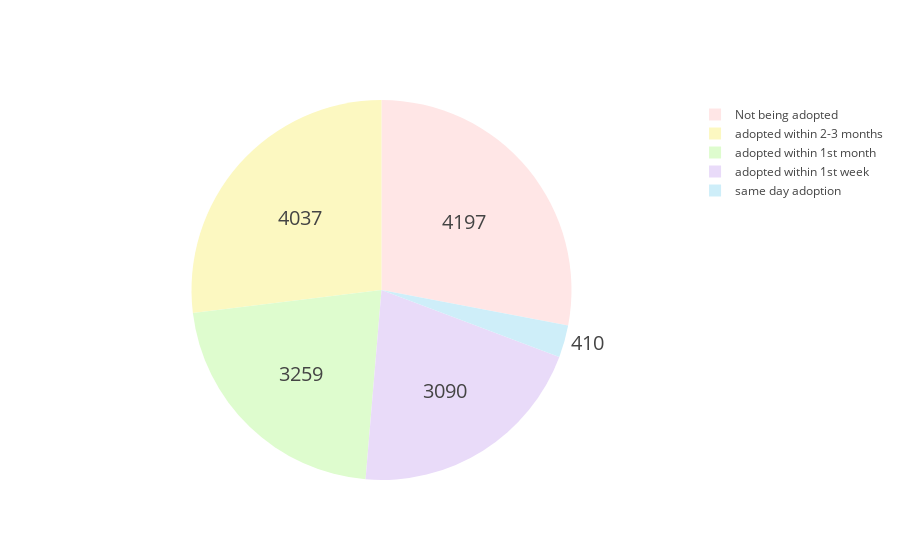

The code cell stored with this chart in its notebook:
### Code cell
# Total Adoption Speed
import plotly
tls.set_credentials_file(username='wawafish',api_key='haNTorCiWdKfafDOiZCh')

labels = ['Not being adopted','adopted within 2-3 months','adopted within 1st month',
          'adopted within 1st week','same day adoption']
values = list(df['AdoptionSpeed'].value_counts())
colors = ['#ffe6e6', '#fcf8c1', '#defcce', '#e9dbf9','#ceeef9']

trace = go.Pie(labels=labels, values=values,
               hoverinfo='label+percent', textinfo='value', 
               textfont=dict(size=20),
               marker=dict(colors=colors))

py.iplot([trace], filename='styled_pie_chart')

### Figure 1 — Plotly figure (JSON) as saved in the notebook; plotly's stock layout.template omitted (floating-point values rounded to 4 significant figures)
{"data": [{"hoverinfo": "label+percent", "labels": ["Not being adopted", "adopted within 2-3 months", "adopted within 1st month", "adopted within 1st week", "same day adoption"], "marker": {"colors": ["#ffe6e6", "#fcf8c1", "#defcce", "#e9dbf9", "#ceeef9"]}, "textfont": {"size": 20}, "textinfo": "value", "type": "pie", "values": [4197, 4037, 3259, 3090, 410]}], "layout": {}}
